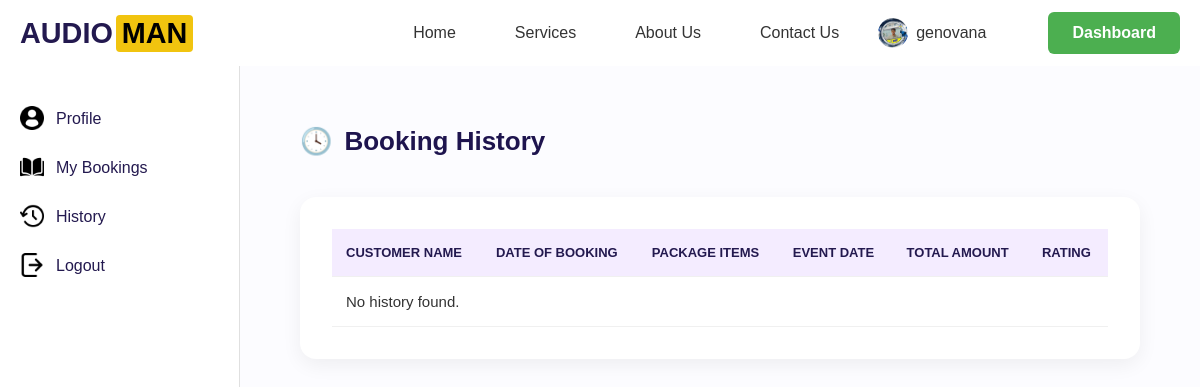
Page /accounts/history/ (signed in) on the earlier database version.
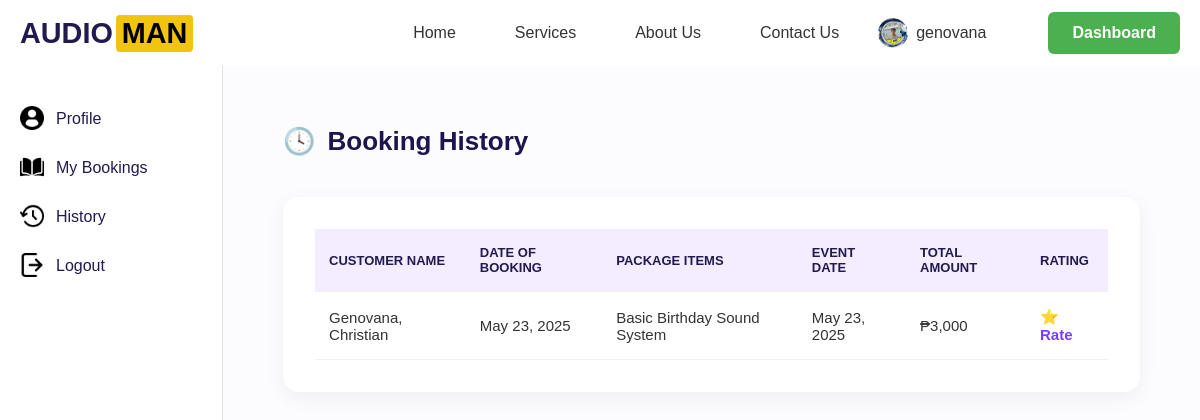
Same page on the later database version.
### accounts/models.py (models this page shows, shortened)
class Booking(models.Model):
    STATUS_CHOICES = [
        ('Processing', 'Processing'),
        ('Approved', 'Approved'),
        ('Rejected', 'Rejected'),
        ('Completed', 'Completed'),
    ]
    user = models.ForeignKey(User, on_delete=models.CASCADE)
    package = models.ForeignKey(ServicePackage, on_delete=models.CASCADE)
    full_name = models.CharField(max_length=100)
    email = models.EmailField()
    contact_number = models.CharField(max_length=20)
    event_date = models.DateField()
    event_time = models.TimeField()
    end_time = models.TimeField(null=True, blank=True)
    event_type = models.CharField(max_length=100)
    location = models.CharField(max_length=255)
    fulladdress = models.CharField(max_length=255, blank=True, null=True)
    audience_size = models.IntegerField()
    status = models.CharField(max_length=50, choices=STATUS_CHOICES, default='Processing')
    price = models.CharField(max_length=20)
    created_at = models.DateTimeField(default=timezone.now)

class ServicePackage(models.Model):
    title = models.CharField(max_length=100)
    description = models.TextField()
    price = models.CharField(max_length=20)
    equipment = models.ManyToManyField(Equipment, through='PackageEquipment')

### accounts/views.py (the view)
# urls.py: path('history/', views.history, name='history'),
@login_required
def history(request):
    bookings = Booking.objects.filter(user=request.user).exclude(status='Processing').order_by('-event_date')
    history_list = []
    for booking in bookings:
        history_list.append({
            'id': booking.id,  # Make sure booking.id is included here
            'customer_name': booking.full_name,
            'date_booked': booking.created_at.strftime('%B %d, %Y'),
            'package': booking.package.title,
            'event_date': booking.event_date.strftime('%B %d, %Y'),
            'total': booking.price,
            'rating': '⭐ Rate' if booking.status == 'Completed' else 'N/A'  # Placeholder for rating system
        })
    return render(request, 'accounts/history.html', {'history_list': history_list})

### accounts/templates/accounts/history.html (shortened to what this page needs)
{% extends 'base.html' %}
{% load static %}
{% block content %}
<div class="container">
  <aside class="sidebar">
    <ul>
      <li>
        <img src="{% static 'images/profile-user.png' %}" alt="User Icon">
        <span><a href="{% url 'profile' %}">Profile</a></span>
      </li>
      <li>
        <img src="{% static 'images/open-book.png' %}" alt="Bookings Icon">
        <span><a href="{% url 'mybookings' %}">My Bookings</a></span>
      </li>
      <li>
        <img src="{% static 'images/history.png' %}" alt="History Icon">
        <span><a href="{% url 'history' %}">History</a></span>
      </li>
      <li>
        <img src="{% static 'images/logout.png' %}" alt="Logout Icon">
        <span><a href="{% url 'logout' %}">Logout</a></span>
      </li>
    </ul>
  </aside>
  <main class="main-content">
    <h2><span class="icon">🕓</span> Booking History</h2>
    <div class="table-container">
      <table>
        <thead>
          <tr>
            <th>Customer Name</th>
            <th>Date of Booking</th>
            <th>Package Items</th>
            <th>Event Date</th>
            <th>Total Amount</th>
            <th>Rating</th>
          </tr>
        </thead>
        <tbody>
          {% for booking in history_list %}
          <tr>
            <td>{{ booking.customer_name }}</td>
            <td>{{ booking.date_booked }}</td>
            <td>{{ booking.package }}</td>
            <td>{{ booking.event_date }}</td>
            <td>{{ booking.total }}</td>
            <td><a href="javascript:void(0);" onclick="openModal('{{ booking.customer_name }}', '{{ booking.date_booked }}', '{{ booking.rating }}', '{{ booking.package }}', '{{ booking.event_date }}')">{{ booking.rating }}</a></td>
          </tr>
          {% empty %}
          <tr><td colspan="6">No history found.</td></tr>
          {% endfor %}
        </tbody>
      </table>
    </div>
  </main>
</div>
{% endblock %}

Differences in the rows shown:
added Booking: customer_name "Genovana, Christian", total "₱3,000"
now on this page (row unchanged): ServicePackage: package "Basic Birthday Sound System"
Other differences:
new list line: "May 23, 2025 May 23, 2025 ⭐ Rate"
text no longer shown: "No history found."
